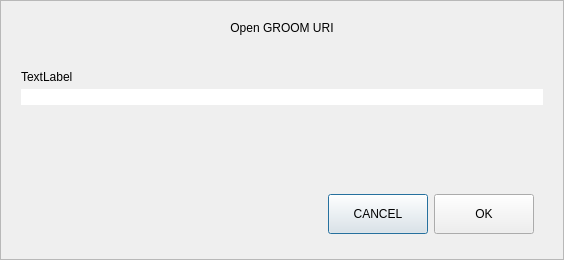
<?xml version="1.0" encoding="UTF-8"?>
<ui version="4.0">
 <class>OpenURIDialog</class>
 <widget class="QDialog" name="OpenURIDialog">
  <property name="geometry">
   <rect>
    <x>0</x>
    <y>0</y>
    <width>564</width>
    <height>260</height>
   </rect>
  </property>
  <property name="windowTitle">
   <string>Open URI</string>
  </property>
  <layout class="QVBoxLayout" name="verticalLayout">
   <property name="spacing">
    <number>0</number>
   </property>
   <property name="leftMargin">
    <number>0</number>
   </property>
   <property name="topMargin">
    <number>0</number>
   </property>
   <property name="rightMargin">
    <number>0</number>
   </property>
   <property name="bottomMargin">
    <number>0</number>
   </property>
   <item>
    <widget class="QFrame" name="frame">
     <property name="frameShape">
      <enum>QFrame::StyledPanel</enum>
     </property>
     <property name="frameShadow">
      <enum>QFrame::Raised</enum>
     </property>
     <layout class="QVBoxLayout" name="verticalLayout_2">
      <property name="spacing">
       <number>5</number>
      </property>
      <property name="leftMargin">
       <number>20</number>
      </property>
      <property name="topMargin">
       <number>20</number>
      </property>
      <property name="rightMargin">
       <number>20</number>
      </property>
      <property name="bottomMargin">
       <number>16</number>
      </property>
      <item>
       <widget class="QLabel" name="labelTitle">
        <property name="text">
         <string>Open GROOM URI</string>
        </property>
        <property name="alignment">
         <set>Qt::AlignCenter</set>
        </property>
       </widget>
      </item>
      <item>
       <spacer name="verticalSpacer_2">
        <property name="orientation">
         <enum>Qt::Vertical</enum>
        </property>
        <property name="sizeType">
         <enum>QSizePolicy::Fixed</enum>
        </property>
        <property name="sizeHint" stdset="0">
         <size>
          <width>20</width>
          <height>30</height>
         </size>
        </property>
       </spacer>
      </item>
      <item>
       <widget class="QLabel" name="labelSubtitle">
        <property name="text">
         <string notr="true">TextLabel</string>
        </property>
       </widget>
      </item>
      <item>
       <layout class="QHBoxLayout" name="horizontalLayout">
        <property name="spacing">
         <number>0</number>
        </property>
        <item>
         <widget class="QValidatedLineEdit" name="uriEdit">
          <property name="styleSheet">
           <string notr="true">#uriEdit{
	border-top-right-radius:0px;
	border-bottom-right-radius:0px;
}</string>
          </property>
         </widget>
        </item>
       </layout>
      </item>
      <item>
       <spacer name="verticalSpacer">
        <property name="orientation">
         <enum>Qt::Vertical</enum>
        </property>
        <property name="sizeHint" stdset="0">
         <size>
          <width>20</width>
          <height>40</height>
         </size>
        </property>
       </spacer>
      </item>
      <item>
       <widget class="QWidget" name="widget" native="true">
        <property name="minimumSize">
         <size>
          <width>0</width>
          <height>50</height>
         </size>
        </property>
        <layout class="QHBoxLayout" name="horizontalLayout_2">
         <item>
          <spacer name="horizontalSpacer">
           <property name="orientation">
            <enum>Qt::Horizontal</enum>
           </property>
           <property name="sizeHint" stdset="0">
            <size>
             <width>289</width>
             <height>20</height>
            </size>
           </property>
          </spacer>
         </item>
         <item>
          <widget class="QPushButton" name="pushButtonCancel">
           <property name="minimumSize">
            <size>
             <width>100</width>
             <height>40</height>
            </size>
           </property>
           <property name="text">
            <string>CANCEL</string>
           </property>
          </widget>
         </item>
         <item>
          <widget class="QPushButton" name="pushButtonOK">
           <property name="minimumSize">
            <size>
             <width>100</width>
             <height>40</height>
            </size>
           </property>
           <property name="text">
            <string>OK</string>
           </property>
          </widget>
         </item>
        </layout>
       </widget>
      </item>
     </layout>
    </widget>
   </item>
  </layout>
 </widget>
 <customwidgets>
  <customwidget>
   <class>QValidatedLineEdit</class>
   <extends>QLineEdit</extends>
   <header>qvalidatedlineedit.h</header>
  </customwidget>
 </customwidgets>
 <resources/>
 <connections/>
</ui>
